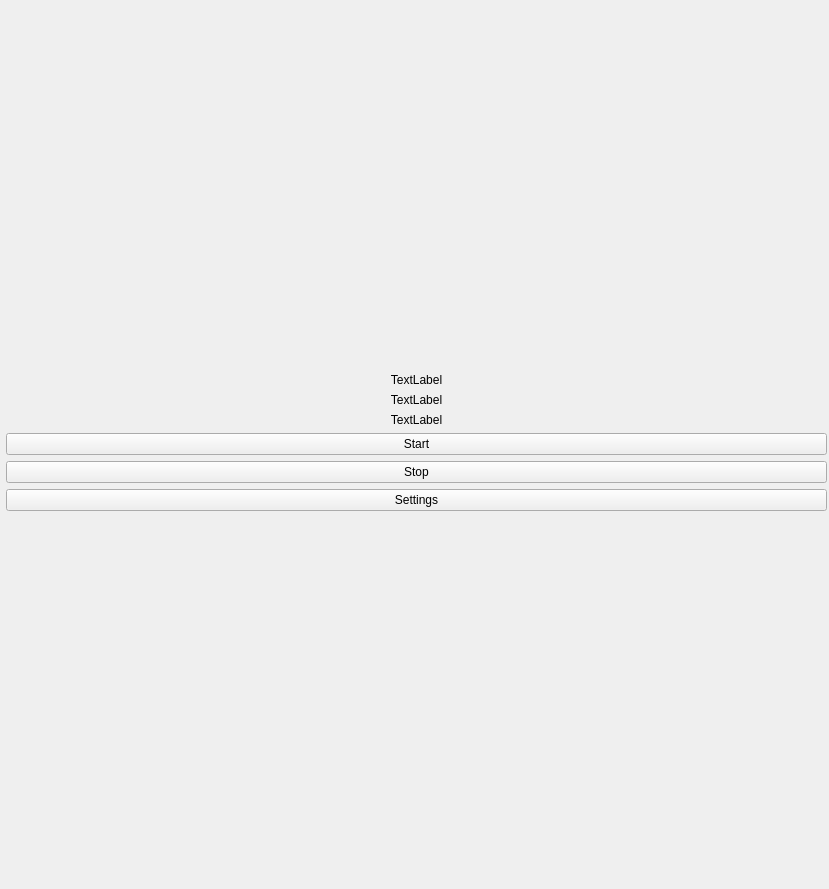
<?xml version="1.0" encoding="UTF-8"?>
<ui version="4.0">
 <class>MainWindow</class>
 <widget class="QMainWindow" name="MainWindow">
  <property name="geometry">
   <rect>
    <x>0</x>
    <y>0</y>
    <width>829</width>
    <height>889</height>
   </rect>
  </property>
  <property name="windowTitle">
   <string>MainWindow</string>
  </property>
  <widget class="QWidget" name="centralwidget">
   <widget class="QWidget" name="layoutWidget">
    <property name="geometry">
     <rect>
      <x>6</x>
      <y>1</y>
      <width>821</width>
      <height>881</height>
     </rect>
    </property>
    <layout class="QVBoxLayout" name="verticalLayout">
     <property name="sizeConstraint">
      <enum>QLayout::SetMaximumSize</enum>
     </property>
     <item>
      <spacer name="verticalSpacer_2">
       <property name="orientation">
        <enum>Qt::Vertical</enum>
       </property>
       <property name="sizeHint" stdset="0">
        <size>
         <width>20</width>
         <height>40</height>
        </size>
       </property>
      </spacer>
     </item>
     <item>
      <widget class="QLabel" name="label_2">
       <property name="text">
        <string>TextLabel</string>
       </property>
       <property name="alignment">
        <set>Qt::AlignCenter</set>
       </property>
      </widget>
     </item>
     <item>
      <widget class="QLabel" name="label_3">
       <property name="text">
        <string>TextLabel</string>
       </property>
       <property name="alignment">
        <set>Qt::AlignCenter</set>
       </property>
      </widget>
     </item>
     <item>
      <widget class="QLabel" name="label">
       <property name="text">
        <string>TextLabel</string>
       </property>
       <property name="alignment">
        <set>Qt::AlignCenter</set>
       </property>
      </widget>
     </item>
     <item>
      <widget class="QPushButton" name="pushButton">
       <property name="text">
        <string>Start</string>
       </property>
      </widget>
     </item>
     <item>
      <widget class="QPushButton" name="pushButton_2">
       <property name="text">
        <string>Stop</string>
       </property>
      </widget>
     </item>
     <item>
      <widget class="QPushButton" name="pushButton_3">
       <property name="text">
        <string>Settings</string>
       </property>
      </widget>
     </item>
     <item>
      <spacer name="verticalSpacer">
       <property name="orientation">
        <enum>Qt::Vertical</enum>
       </property>
       <property name="sizeHint" stdset="0">
        <size>
         <width>20</width>
         <height>40</height>
        </size>
       </property>
      </spacer>
     </item>
    </layout>
   </widget>
  </widget>
 </widget>
 <resources/>
 <connections/>
</ui>
